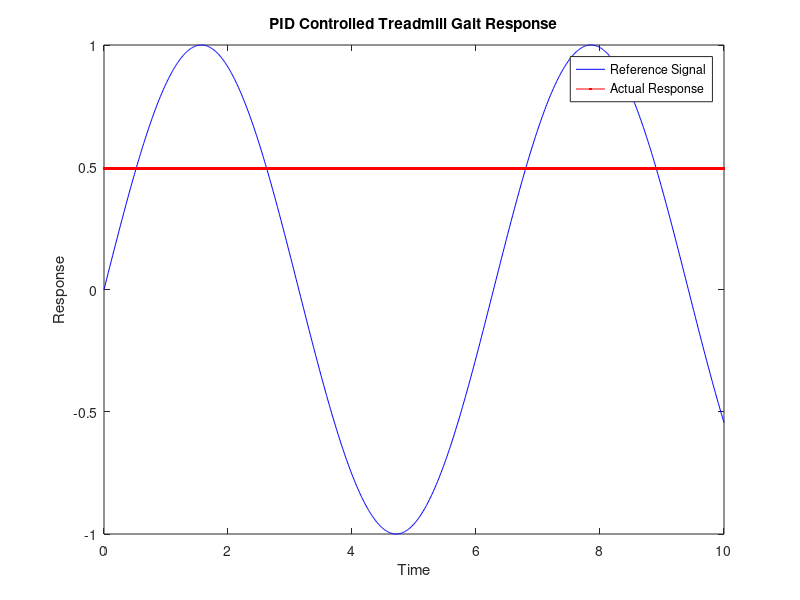

Write MATLAB code to recreate this figure.
% Define the reference signal (desired gait response)
t = 0:0.01:10; % Time vector
reference_signal = sin(t); % Example reference signal (sin wave)

% Initialize PID controller parameters
Kp = 1; % Proportional gain
Ki = 0.1; % Integral gain
Kd = 0.01; % Derivative gain

% Initialize variables
error_prior = 0;
integral = 0;

% Simulation loop
for i = 1:length(t)
    % Measure actual response (simulated here)
    actual_response = 0.5 * sin(0.8 * t(i));
    
    % Compute error
    error = reference_signal(i) - actual_response;
    
    % Integral term
    integral = integral + error;
    
    % Derivative term
    derivative = error - error_prior;
    
    % PID control equation
    control_signal = Kp * error + Ki * integral + Kd * derivative;
    
    % Apply control signal to the treadmill (simulated action)
    % In a real scenario, this would interface with the treadmill system
    
    % Update error for next iteration
    error_prior = error;
end

% Plot results
plot(t, reference_signal, 'b', t, actual_response, 'r');
xlabel('Time');
ylabel('Response');
title('PID Controlled Treadmill Gait Response');
legend('Reference Signal', 'Actual Response');
